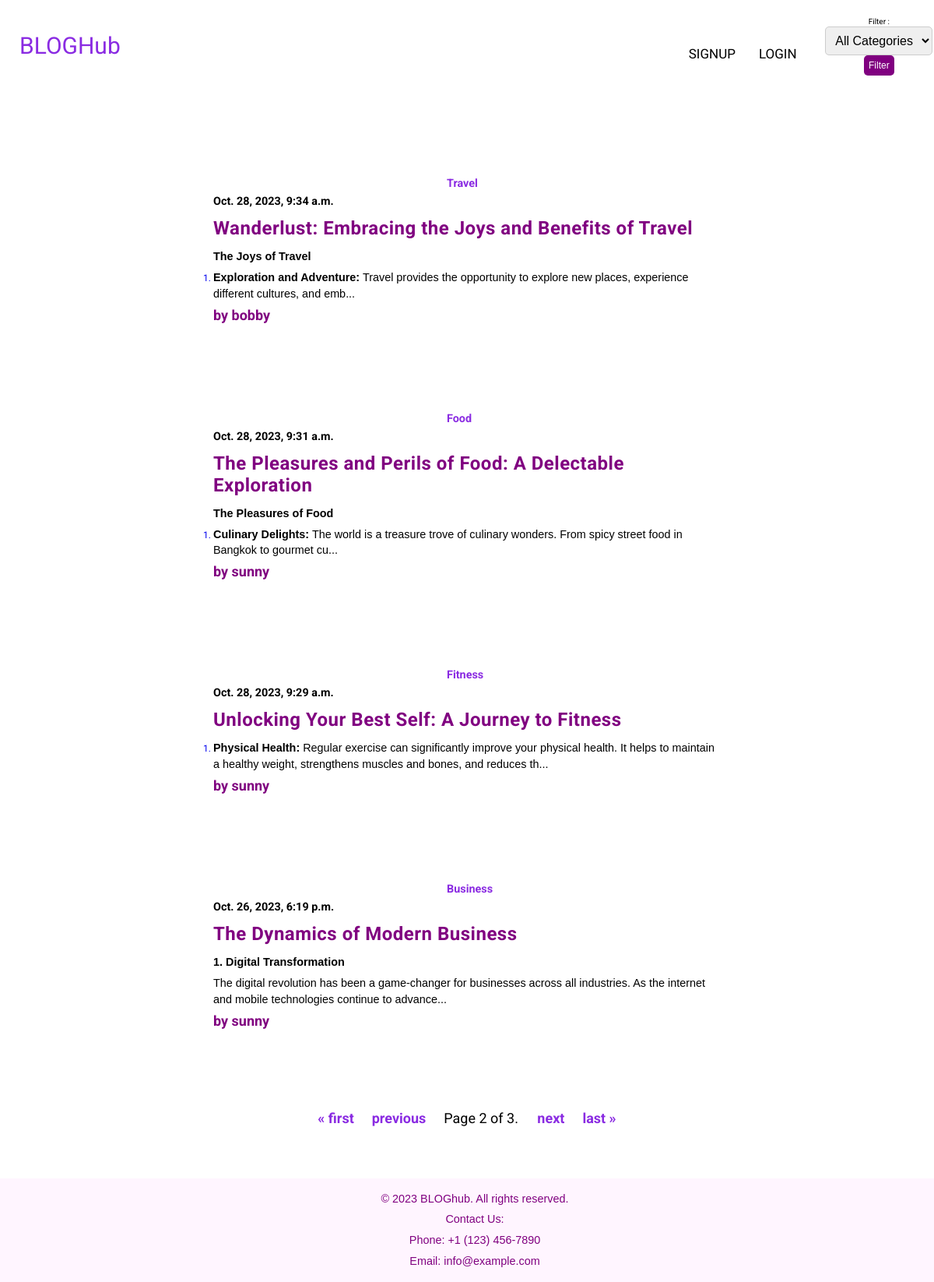
The page /home/?page=2 on the database its author committed.
### blog/models.py (models this page shows, shortened)
class post(models.Model):
    author = models.ForeignKey(User, on_delete=models.CASCADE,null=True,blank=True)
    title=models.CharField(max_length=100,null=True,blank=True)
    content=RichTextField()
    image=models.ImageField(upload_to='post_media',null=True,blank=True)
    date=models.DateTimeField(auto_now_add=True,null=True)
    category=models.ForeignKey(categories,on_delete= models.CASCADE,null=True,blank=True)

class categories(models.Model):
    cate=models.CharField(max_length=30,null=True,blank=True)
    def __str__(self):
        return self.cate

### blog/views.py (the view)
# urls.py: path('home/',views.home),
def home(request):
    all_posts = post.objects.all().order_by('-date')
    categori = categories.objects.all()
    catego = request.GET.get('category')
    if catego:
        all_posts = all_posts.filter(category__cate=catego)
    per_page = 4
    page_number = request.GET.get('page')
    paginator = Paginator(all_posts, per_page)
    page = paginator.get_page(page_number)
    return render(request, 'home.html', {'data': page, 'c': categori})

### blog/templates/home.html (shortened to what this page needs)
{% load static %}
<!DOCTYPE html>
<html lang="en">
<head>
    <link rel="stylesheet" href="https://cdnjs.cloudflare.com/ajax/libs/font-awesome/6.4.0/css/all.min.css">
</head>
<body>
    <div class="nav-links">
        <ul>
            <li style="margin-right: 720px;font-size:30px;color: blueviolet;" class="upward">BLOGHub</li>
            <li class="center"><a href="/signup">SIGNUP</a></li>
            <li class="upward"><a href="/login">LOGIN</a></li>
            <li >    <div class="filter-form">
                <form method="GET" action="/home">
                    <label style="color: black;" for="category">Filter :</label>
                    <select name="category" id="category">
                        <option value="">All Categories</option>
                    </select>
                    <button type="submit">Filter</button>
                </form>
            </div></li>
        </ul>
    </div>
    <div class="blog-container">
        {% for i in data %}
        <a href="/fullp/{{i.id}}">
        <div class="blog_post">
            <div class="container_copy">
                <h3 style="padding-left: 300px;color: blueviolet;">{{i.category}}</h3>
                <h3>{{i.date}}</h3>
                <h1>{{i.title}}</h1>
                <p>{{ i.content|slice:":200"|safe }}...</p>
                <h2 style="color: purple;">by {{i.author}}</h2>
            </div>
        </div>
        </a>
        {% endfor %}
    </div>
    <div class="pagination">
        <span class="step-links">
            {% if data.has_previous %}
                <a style="font-size: large;" href="?page=1">&laquo; first</a>
                <a style="font-size: large;" href="?page={{ data.previous_page_number }}">previous</a>
            {% endif %}
            <span class="current-page">
                Page {{ data.number }} of {{ data.paginator.num_pages }}.
            </span>
            {% if data.has_next %}
                <a style="font-size: large;" href="?page={{ data.next_page_number }}">next</a>
                <a style="font-size: large;" href="?page={{ data.paginator.num_pages }}">last &raquo;</a>
            {% endif %}
        </span>
    </div>
    <div class="footer">
        <p style="color: purple;">&copy; 2023  BLOGhub. All rights reserved.</p>
        <p style="color: purple;">Contact Us:</p>
        <p style="color: purple;" >Phone: +1 (123) 456-7890</p>
        <p style="color: purple;" >Email: info@example.com</p>
    </div>
</body>
</html>

### blog/templates/home.html (style rules this page uses)
* { padding: 0; margin: 0; }
html { font-family: "Roboto", sans-serif; font-size: 12px; }
body { display: flex; flex-direction: column; background-color: #ffffff; background-size: cover; }
.nav-links { width: 100%; padding: 20px 15px; color: white; text-align: center; }
.nav-links ul { list-style: none; display: flex; align-items: center; justify-content: center; }
.nav-links li { margin: 0 10px; }
.nav-links li a { position: relative; color: black; font-size: 17px; padding: 6px 10px; text-decoration: none; }
.nav-links li a:before { content: ''; position: absolute; bottom: 0; left: 50%; transform: translateX(-50%); height: 3px; width: 0%; background: palevioletred; border-radius: 12px; transition: all 0.4s ease; }
.blog-container { margin-top: 20px; }
.blog_post { max-width: 700px; margin: 60px auto; transition: box-shadow 0.3s ease; }
.container_copy { padding: 2rem; }
h3 { font-family: "Roboto", sans-serif; margin: 0.5rem 0; color: black; font-size: 1.20rem; }
h1 { font-family: "Roboto", sans-serif; margin: 1rem 0; font-size: 2rem; letter-spacing: 0.5px; color: purple; }
p { font-family: Arial, Helvetica, sans-serif; margin: 0.5rem 0; font-size: 1.2rem; line-height: 1.45; color: black; }
.pagination { text-align: center; margin-top: 20px; margin-bottom: 200px; }
.pagination { text-align: center; margin-top: 20px; }
.step-links a { color: blueviolet; text-decoration: none; margin: 0 10px; font-weight: bold; }
.current-page { font-size: large; margin: 0 10px; }
.filter-form label { font-size: 10px; }
.filter-form select { padding: 8px; font-size: 16px; border: 1px solid #ccc; border-radius: 5px; }
.filter-form button { padding: 6px; font-size: 12px; background-color: purple; color: white; border: none; border-radius: 5px; cursor: pointer; }
a { text-decoration: none; }
.footer { text-align: center; padding: 10px; background-color: #FFF5FF; color: white; position: fixed; bottom: 0; width: 100%; }

### rows shown on the page
post: category "Travel", date "Oct. 28, 2023, 9:34 a.m.", title "Wanderlust: Embracing the Joys and Benefits of Travel", content "The Joys of Travel Exploration and Adventure: Travel provides the opportunity to explore new places, experience different cultures, and emb", author "bobby"
post: category "Food", date "Oct. 28, 2023, 9:31 a.m.", title "The Pleasures and Perils of Food: A Delectable Exploration", content "The Pleasures of Food Culinary Delights: The world is a treasure trove of culinary wonders. From spicy street food in Bangkok to gourmet cu", author "sunny"
post: category "Fitness", date "Oct. 28, 2023, 9:29 a.m.", title "Unlocking Your Best Self: A Journey to Fitness", content "Physical Health: Regular exercise can significantly improve your physical health. It helps to maintain a healthy weight, strengthens muscles and bones, and reduces th", author "sunny"
post: category "Business", date "Oct. 26, 2023, 6:19 p.m.", title "The Dynamics of Modern Business", content "1. Digital Transformation The digital revolution has been a game-changer for businesses across all industries. As the internet and mobile technologies continue to advance", author "sunny"

### other values the page prints
{{ data.number }} "2"
{{ data.paginator.num_pages }} "3"
